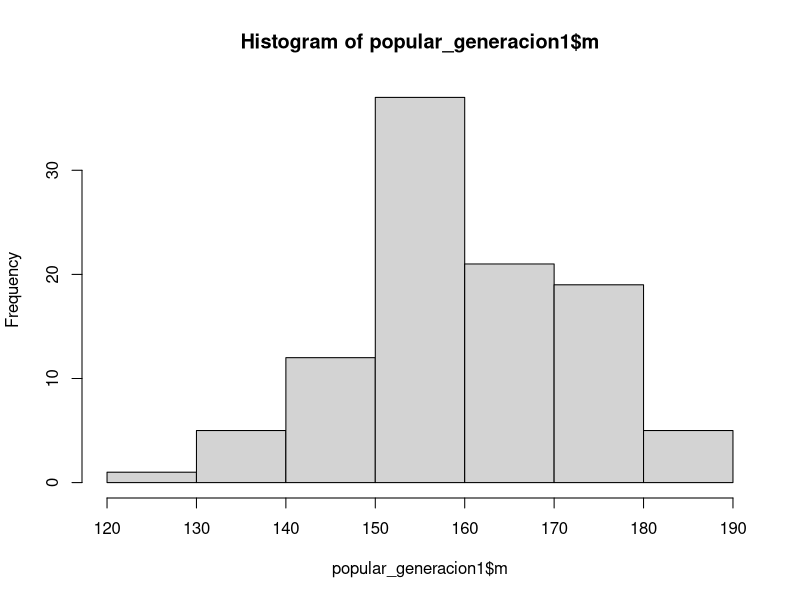
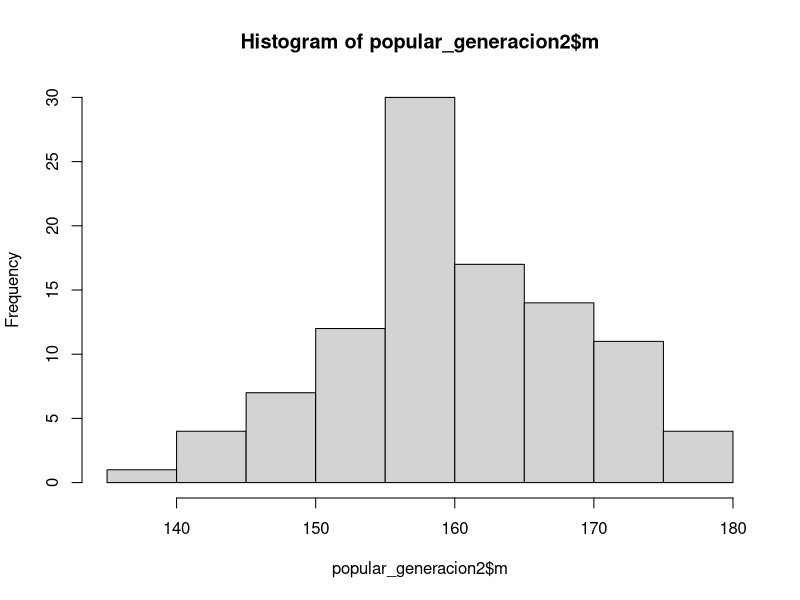
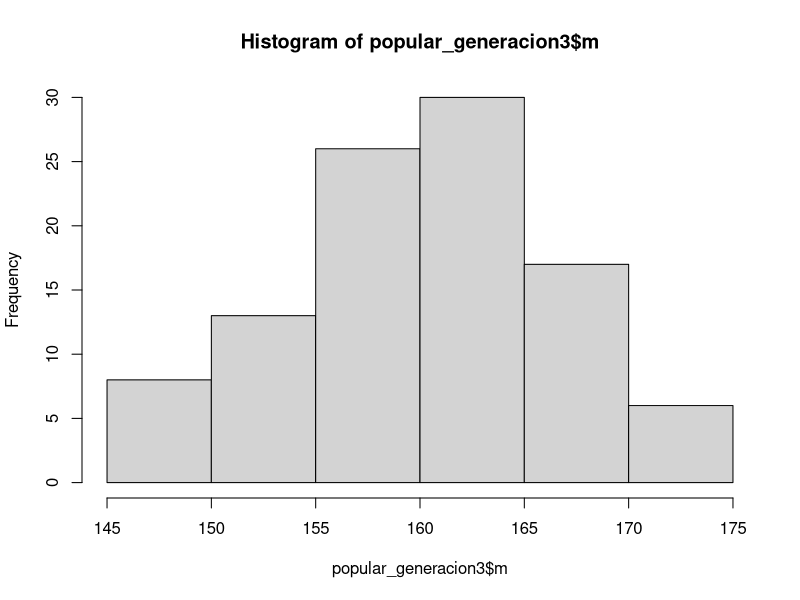
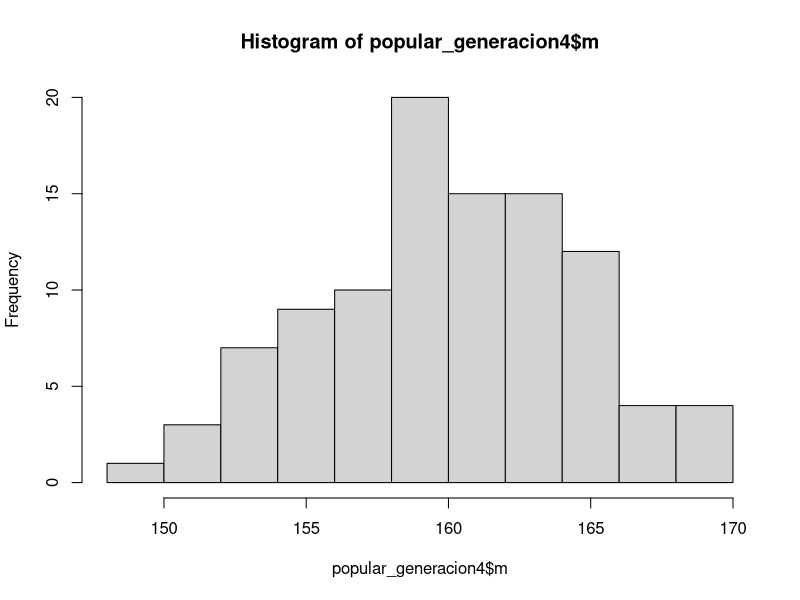
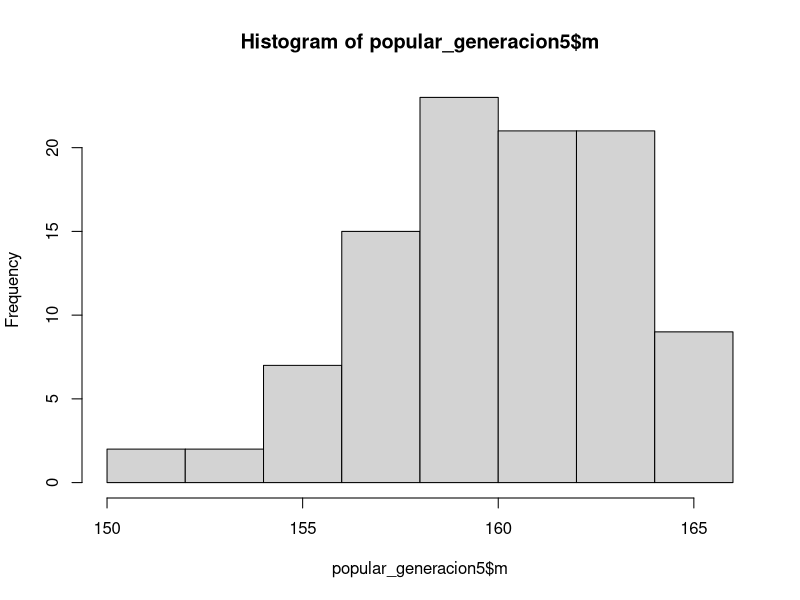
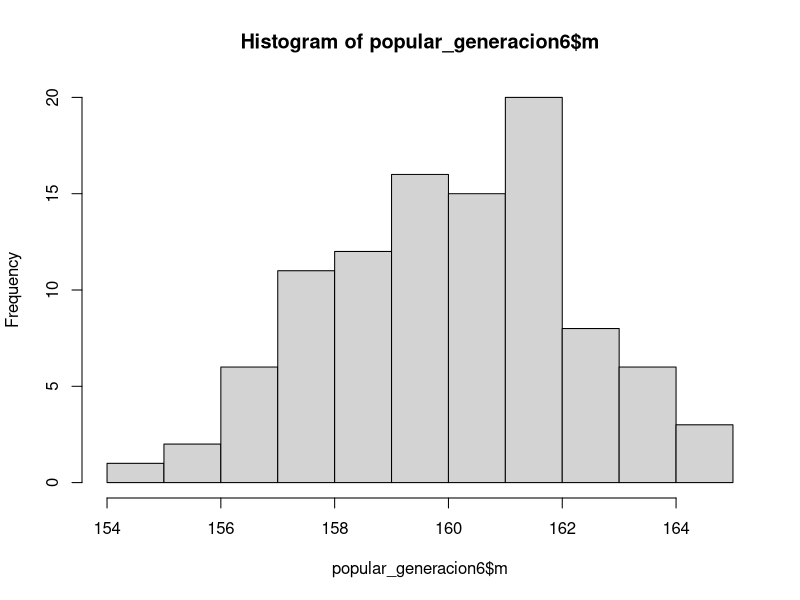
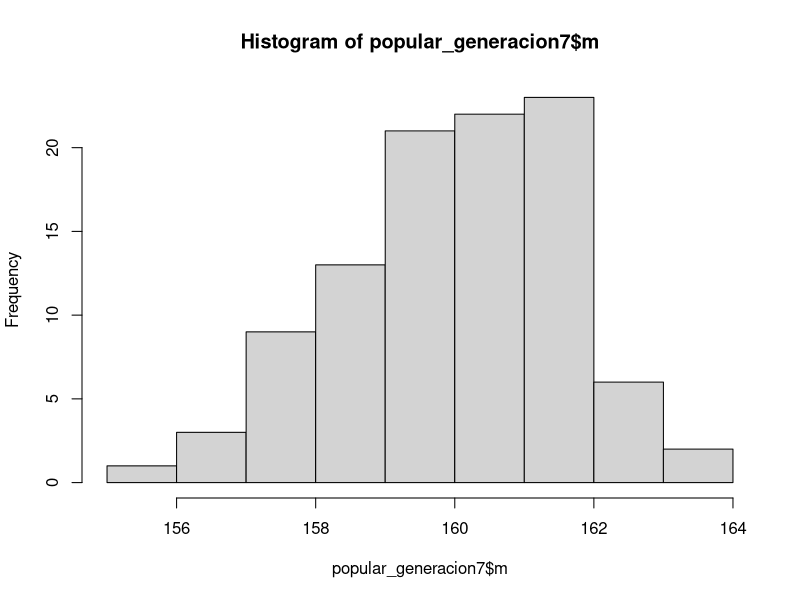
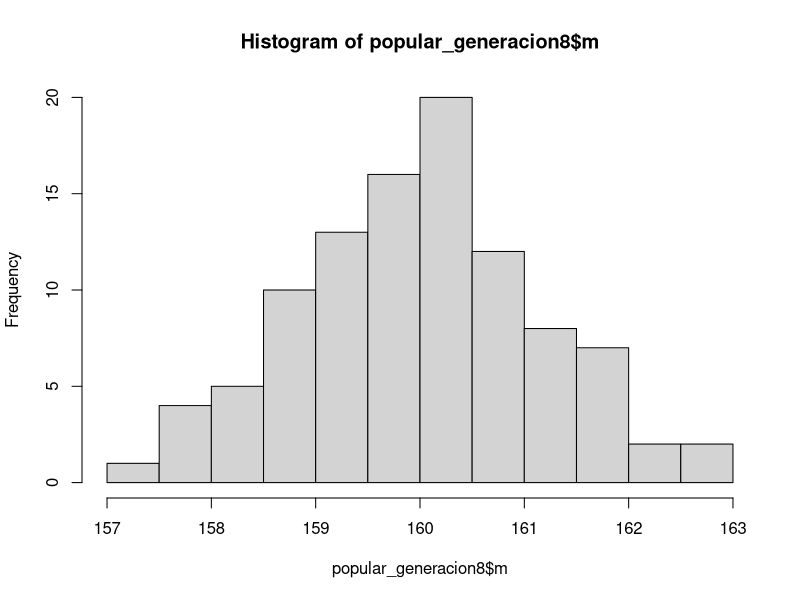

Here is the R script that generated these plots, in order:
#Nombre: Diego Yupanqui Huaman 20160544C
#Respuesta1: El codigo contiene la simulacion de generar alturas en 9 generaciones
#a partir de una inicial, y el grafico de histogramas para cada generacion


popular <- data.frame(m=rnorm(100,160,20), f=rnorm(100,160,20))
popular
prox.gen<-function(popular){
  popular$m<-sample(popular$m)
  popular$m<-apply(popular, 1, mean)
  popular$f<-popular$m
  return(popular)
}
popular_generacion1<-prox.gen(popular)
hist(popular_generacion1$m)

popular_generacion2<-prox.gen(popular_generacion1)
hist(popular_generacion2$m)

popular_generacion3<-prox.gen(popular_generacion2)
hist(popular_generacion3$m)

popular_generacion4<-prox.gen(popular_generacion3)
hist(popular_generacion4$m)

popular_generacion5<-prox.gen(popular_generacion4)
hist(popular_generacion5$m)

popular_generacion6<-prox.gen(popular_generacion5)
hist(popular_generacion6$m)

popular_generacion7<-prox.gen(popular_generacion6)
hist(popular_generacion7$m)

popular_generacion8<-prox.gen(popular_generacion7)
hist(popular_generacion8$m)

popular_generacion9<-prox.gen(popular_generacion8)
hist(popular_generacion9$m)

